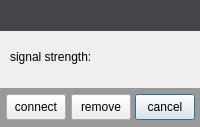
<?xml version="1.0" encoding="UTF-8"?>
<ui version="4.0">
 <class>WifiEnsureDialog</class>
 <widget class="QDialog" name="WifiEnsureDialog">
  <property name="geometry">
   <rect>
    <x>0</x>
    <y>0</y>
    <width>200</width>
    <height>127</height>
   </rect>
  </property>
  <property name="windowTitle">
   <string>Dialog</string>
  </property>
  <property name="styleSheet">
   <string notr="true"/>
  </property>
  <widget class="QLabel" name="label_2">
   <property name="geometry">
    <rect>
     <x>10</x>
     <y>48</y>
     <width>101</width>
     <height>17</height>
    </rect>
   </property>
   <property name="styleSheet">
    <string notr="true"/>
   </property>
   <property name="text">
    <string>signal strength:</string>
   </property>
  </widget>
  <widget class="QPushButton" name="pushButton_2">
   <property name="geometry">
    <rect>
     <x>135</x>
     <y>94</y>
     <width>60</width>
     <height>26</height>
    </rect>
   </property>
   <property name="font">
    <font>
     <pointsize>-1</pointsize>
     <weight>50</weight>
     <italic>false</italic>
     <bold>false</bold>
    </font>
   </property>
   <property name="styleSheet">
    <string notr="true">font: 12px;</string>
   </property>
   <property name="text">
    <string>cancel</string>
   </property>
  </widget>
  <widget class="QLabel" name="label">
   <property name="geometry">
    <rect>
     <x>0</x>
     <y>0</y>
     <width>200</width>
     <height>31</height>
    </rect>
   </property>
   <property name="styleSheet">
    <string notr="true">background-color: rgb(71, 67, 74);
color: rgb(255, 255, 255);</string>
   </property>
   <property name="text">
    <string/>
   </property>
   <property name="alignment">
    <set>Qt::AlignCenter</set>
   </property>
  </widget>
  <widget class="QLabel" name="label_3">
   <property name="geometry">
    <rect>
     <x>110</x>
     <y>48</y>
     <width>91</width>
     <height>20</height>
    </rect>
   </property>
   <property name="styleSheet">
    <string notr="true"/>
   </property>
   <property name="text">
    <string/>
   </property>
   <property name="alignment">
    <set>Qt::AlignLeading|Qt::AlignLeft|Qt::AlignVCenter</set>
   </property>
  </widget>
  <widget class="QLabel" name="label_4">
   <property name="geometry">
    <rect>
     <x>10</x>
     <y>80</y>
     <width>71</width>
     <height>17</height>
    </rect>
   </property>
   <property name="styleSheet">
    <string notr="true"/>
   </property>
   <property name="text">
    <string/>
   </property>
  </widget>
  <widget class="QPushButton" name="pushButton">
   <property name="geometry">
    <rect>
     <x>6</x>
     <y>94</y>
     <width>60</width>
     <height>26</height>
    </rect>
   </property>
   <property name="font">
    <font>
     <pointsize>-1</pointsize>
     <weight>50</weight>
     <italic>false</italic>
     <bold>false</bold>
    </font>
   </property>
   <property name="styleSheet">
    <string notr="true">font: 12px;</string>
   </property>
   <property name="text">
    <string>connect</string>
   </property>
  </widget>
  <widget class="QPushButton" name="pushButton_3">
   <property name="geometry">
    <rect>
     <x>71</x>
     <y>94</y>
     <width>60</width>
     <height>26</height>
    </rect>
   </property>
   <property name="font">
    <font>
     <pointsize>-1</pointsize>
     <weight>50</weight>
     <italic>false</italic>
     <bold>false</bold>
    </font>
   </property>
   <property name="styleSheet">
    <string notr="true">font: 12px;</string>
   </property>
   <property name="text">
    <string>remove</string>
   </property>
  </widget>
  <widget class="QLabel" name="label_5">
   <property name="geometry">
    <rect>
     <x>0</x>
     <y>88</y>
     <width>200</width>
     <height>41</height>
    </rect>
   </property>
   <property name="styleSheet">
    <string notr="true">background-color: rgb(153, 153, 153);</string>
   </property>
   <property name="text">
    <string/>
   </property>
  </widget>
  <zorder>label_5</zorder>
  <zorder>label_2</zorder>
  <zorder>pushButton_2</zorder>
  <zorder>label</zorder>
  <zorder>label_3</zorder>
  <zorder>label_4</zorder>
  <zorder>pushButton</zorder>
  <zorder>pushButton_3</zorder>
 </widget>
 <resources/>
 <connections/>
</ui>
